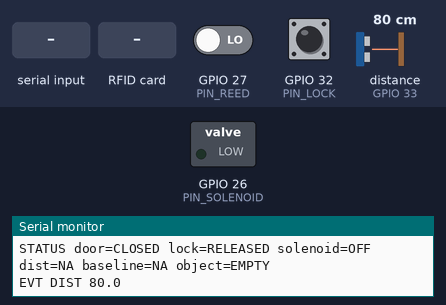
A sketch run on a simulated ESP32. Shown: switched loads named in the sketch (green lamp = pin HIGH), the last lines printed to the serial monitor. Wiring (inferred from the names in the program): ultrasonic range finder: trigger GPIO 25; echo GPIO 33. The inputs (shaded band) are chosen by the test bench; at power-on: GPIO 27 (PIN_REED) LOW, GPIO 32 (PIN_LOCK) HIGH, distance to the obstacle (sensor on GPIO 33) 80 cm. The echo pulse lasts 58.3 µs per cm; pins used as bus, display or sensor lines are not drawn.

Above: at 1.3 s.
1.4 s: "UNLOCK\n" received over Serial
At 2.7 s:
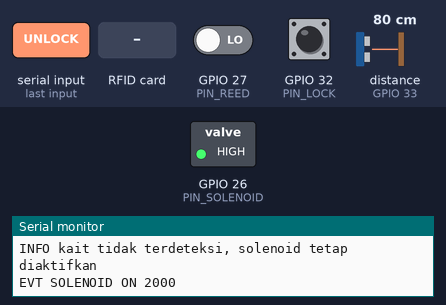
4.4 s: GPIO 27 (PIN_REED) driven HIGH
5.9 s: GPIO 32 (PIN_LOCK) pulled LOW for 0.15 s
7.6 s: RFID card 5E 7A 19 C4 held to the reader
9.1 s: GPIO 32 (PIN_LOCK) pulled LOW for 1 s
11.7 s: "STATUS\n" received over Serial
Timing chart, 0 to 14.2 s (numbered marks = the images above; inputs shaded):
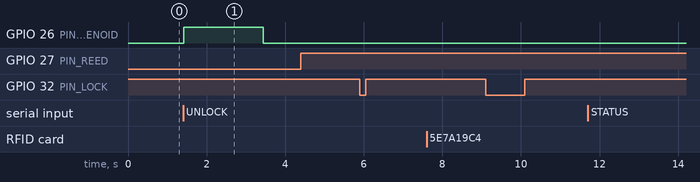

The sketch:

Smart_Loker.ino
```cpp
/*
  Smart Parcel Locker - Firmware ESP32 (gabungan)

  Modul : solenoid (via MOSFET), modul reed switch, ultrasonic HC-SR04,
          sensor kunci solenoid (kabel putih-hijau), RFID RC522
  Board : ESP32 Dev Module, Serial 115200

  Perintah dari laptop (akhiri dengan Enter):
    UNLOCK        -> buka solenoid (default 2000 ms)
    UNLOCK 2500   -> buka solenoid 2500 ms (dibatasi 500-3000 ms)
    LOCK          -> matikan solenoid sekarang
    STATUS        -> tampilkan status semua sensor
    CAL           -> simpan jarak sekarang sebagai "loker kosong"
    PING          -> dibalas PONG

  Event ke laptop (satu baris, diawali "EVT"):
    EVT DOOR CLOSED | EVT DOOR OPEN
    EVT LOCK LOCKED | EVT LOCK RELEASED
    EVT DIST <cm>
    EVT OBJECT PRESENT | EVT OBJECT EMPTY
    EVT RFID <UID>
    EVT SOLENOID ON <ms> | EVT SOLENOID OFF
    EVT ALERT DOOR_FORCED
*/

#include <SPI.h>
#include <MFRC522.h>

// ===================== PIN =====================
const uint8_t PIN_SOLENOID = 26;   // gate MOSFET (lewat resistor 220 ohm)
const uint8_t PIN_REED     = 27;   // DO modul reed switch
const uint8_t PIN_LOCK     = 32;   // kabel putih solenoid (hijau ke GND)
const uint8_t PIN_TRIG     = 25;   // HC-SR04 Trig
const uint8_t PIN_ECHO     = 33;   // HC-SR04 Echo (lewat pembagi tegangan)
const uint8_t PIN_RFID_SS  = 5;
const uint8_t PIN_RFID_RST = 22;
const uint8_t PIN_SCK      = 18;
const uint8_t PIN_MISO     = 19;
const uint8_t PIN_MOSI     = 23;

// ===================== KONFIGURASI =====================
// Sesuaikan setelah tes: level pin saat kondisi tersebut terjadi
const int REED_CLOSED_LEVEL = LOW;    // level DO saat pintu tertutup (magnet dekat)
const int LOCK_LOCKED_LEVEL = LOW;    // level putih-hijau saat kait terkunci

const unsigned long SOLENOID_DEFAULT_MS = 2000;
const unsigned long SOLENOID_MIN_MS     = 500;
const unsigned long SOLENOID_MAX_MS     = 3000;   // batas aman, jangan dinaikkan
const unsigned long DOOR_GRACE_MS       = 3000;   // pintu boleh terbuka sesaat setelah unlock

const unsigned long DEBOUNCE_MS         = 50;
const unsigned long DIST_INTERVAL_MS    = 500;
const float DIST_REPORT_DELTA_CM        = 2.0;    // lapor jika jarak berubah >= ini
const float OBJECT_MARGIN_CM            = 3.0;    // dianggap ada benda jika lebih dekat dari baseline - margin
const unsigned long RFID_REPEAT_MS      = 1500;   // cegah baca kartu yang sama berulang

// ===================== DEBOUNCE =====================
struct Debounced {
  uint8_t pin;
  int stable;
  int lastRaw;
  unsigned long t;

  void begin(uint8_t p, uint8_t mode) {
    pin = p;
    pinMode(p, mode);
    lastRaw = digitalRead(p);
    stable = lastRaw;
    t = millis();
  }
  // true jika nilai stabil berubah
  bool update() {
    int raw = digitalRead(pin);
    if (raw != lastRaw) {
      lastRaw = raw;
      t = millis();
    }
    if (raw != stable && millis() - t >= DEBOUNCE_MS) {
      stable = raw;
      return true;
    }
    return false;
  }
};

Debounced reed;
Debounced lockSense;

// ===================== STATE =====================
MFRC522 rfid(PIN_RFID_SS, PIN_RFID_RST);

bool solenoidOn = false;
unsigned long solenoidOffAt = 0;
unsigned long lastUnlockEnd = 0;
bool everUnlocked = false;

float lastDist = -1;
float lastReportedDist = -1;
float baselineCm = -1;
bool objectPresent = false;
unsigned long lastDistAt = 0;

String lastUid = "";
unsigned long lastUidAt = 0;

String cmdBuf = "";

// ===================== HELPER =====================
bool doorClosed()  { return reed.stable == REED_CLOSED_LEVEL; }
bool lockLocked()  { return lockSense.stable == LOCK_LOCKED_LEVEL; }

void solenoidOpen(unsigned long ms) {
  if (ms < SOLENOID_MIN_MS) ms = SOLENOID_MIN_MS;
  if (ms > SOLENOID_MAX_MS) ms = SOLENOID_MAX_MS;
  digitalWrite(PIN_SOLENOID, HIGH);
  solenoidOn = true;
  solenoidOffAt = millis() + ms;
  everUnlocked = true;
  Serial.print("EVT SOLENOID ON ");
  Serial.println(ms);
}

void solenoidClose() {
  digitalWrite(PIN_SOLENOID, LOW);
  if (solenoidOn) {
    solenoidOn = false;
    lastUnlockEnd = millis();
    Serial.println("EVT SOLENOID OFF");
  }
}

// ===================== ULTRASONIC =====================
float readDistanceOnce() {
  digitalWrite(PIN_TRIG, LOW);
  delayMicroseconds(2);
  digitalWrite(PIN_TRIG, HIGH);
  delayMicroseconds(10);
  digitalWrite(PIN_TRIG, LOW);
  unsigned long d = pulseIn(PIN_ECHO, HIGH, 25000);   // timeout 25 ms (~4 m)
  if (d == 0) return -1;
  return d * 0.0343f / 2.0f;
}

// median dari 3 pembacaan; -1 jika tidak ada pantulan
float readDistance() {
  float v[3];
  int n = 0;
  for (int i = 0; i < 3; i++) {
    float d = readDistanceOnce();
    if (d > 0) v[n++] = d;
    delay(20);
  }
  if (n == 0) return -1;
  for (int i = 0; i < n - 1; i++)
    for (int j = i + 1; j < n; j++)
      if (v[j] < v[i]) { float t = v[i]; v[i] = v[j]; v[j] = t; }
  return v[n / 2];
}

void updateObjectState(float d) {
  if (baselineCm < 0 || d < 0) return;
  bool now = objectPresent;
  if (!objectPresent && d < baselineCm - OBJECT_MARGIN_CM) now = true;
  else if (objectPresent && d > baselineCm - OBJECT_MARGIN_CM / 2) now = false;
  if (now != objectPresent) {
    objectPresent = now;
    Serial.println(objectPresent ? "EVT OBJECT PRESENT" : "EVT OBJECT EMPTY");
  }
}

void handleDistance() {
  if (millis() - lastDistAt < DIST_INTERVAL_MS) return;
  lastDistAt = millis();
  float d = readDistance();
  lastDist = d;
  updateObjectState(d);
  if (d > 0 && (lastReportedDist < 0 || fabs(d - lastReportedDist) >= DIST_REPORT_DELTA_CM)) {
    lastReportedDist = d;
    Serial.print("EVT DIST ");
    Serial.println(d, 1);
  }
}

// ===================== RFID =====================
void handleRFID() {
  if (!rfid.PICC_IsNewCardPresent()) return;
  if (!rfid.PICC_ReadCardSerial()) return;

  String uid = "";
  for (byte i = 0; i < rfid.uid.size; i++) {
    if (rfid.uid.uidByte[i] < 0x10) uid += "0";
    uid += String(rfid.uid.uidByte[i], HEX);
  }
  uid.toUpperCase();

  if (uid != lastUid || millis() - lastUidAt > RFID_REPEAT_MS) {
    Serial.print("EVT RFID ");
    Serial.println(uid);
  }
  lastUid = uid;
  lastUidAt = millis();

  rfid.PICC_HaltA();
  rfid.PCD_StopCrypto1();
}

// ===================== PERINTAH SERIAL =====================
void printStatus() {
  Serial.print("STATUS door=");
  Serial.print(doorClosed() ? "CLOSED" : "OPEN");
  Serial.print(" lock=");
  Serial.print(lockLocked() ? "LOCKED" : "RELEASED");
  Serial.print(" solenoid=");
  Serial.print(solenoidOn ? "ON" : "OFF");
  Serial.print(" dist=");
  if (lastDist > 0) Serial.print(lastDist, 1); else Serial.print("NA");
  Serial.print(" baseline=");
  if (baselineCm > 0) Serial.print(baselineCm, 1); else Serial.print("NA");
  Serial.print(" object=");
  Serial.println(objectPresent ? "PRESENT" : "EMPTY");
}

void handleCommand(String cmd) {
  cmd.trim();
  cmd.toUpperCase();
  if (cmd.length() == 0) return;

  if (cmd.startsWith("UNLOCK")) {
    unsigned long ms = SOLENOID_DEFAULT_MS;
    if (cmd.length() > 6) {
      long v = cmd.substring(6).toInt();
      if (v > 0) ms = (unsigned long)v;
    }
    if (!lockLocked()) {
      Serial.println("INFO kait tidak terdeteksi, solenoid tetap diaktifkan");
    }
    solenoidOpen(ms);
  } else if (cmd == "LOCK") {
    solenoidClose();
  } else if (cmd == "STATUS") {
    printStatus();
  } else if (cmd == "CAL") {
    float d = readDistance();
    if (d > 0) {
      baselineCm = d;
      objectPresent = false;
      Serial.print("OK CAL baseline=");
      Serial.println(baselineCm, 1);
    } else {
      Serial.println("ERR CAL tidak ada pantulan");
    }
  } else if (cmd == "PING") {
    Serial.println("PONG");
  } else {
    Serial.print("ERR perintah tidak dikenal: ");
    Serial.println(cmd);
  }
}

void handleSerial() {
  while (Serial.available()) {
    char c = Serial.read();
    if (c == '\n' || c == '\r') {
      if (cmdBuf.length() > 0) {
        handleCommand(cmdBuf);
        cmdBuf = "";
      }
    } else if (cmdBuf.length() < 40) {
      cmdBuf += c;
    }
  }
}

// ===================== SENSOR DISKRET =====================
void handleDiscreteSensors() {
  if (reed.update()) {
    Serial.println(doorClosed() ? "EVT DOOR CLOSED" : "EVT DOOR OPEN");
    // pintu terbuka tanpa perintah sah
    if (!doorClosed() && !solenoidOn &&
        (!everUnlocked || millis() - lastUnlockEnd > DOOR_GRACE_MS)) {
      Serial.println("EVT ALERT DOOR_FORCED");
    }
  }
  if (lockSense.update()) {
    Serial.println(lockLocked() ? "EVT LOCK LOCKED" : "EVT LOCK RELEASED");
    // kait lepas tanpa perintah sah (dibuka paksa)
    if (!lockLocked() && !solenoidOn &&
        (!everUnlocked || millis() - lastUnlockEnd > DOOR_GRACE_MS)) {
      Serial.println("EVT ALERT LOCK_FORCED");
    }
  }
}

// ===================== SETUP & LOOP =====================
void setup() {
  Serial.begin(115200);

  pinMode(PIN_SOLENOID, OUTPUT);
  digitalWrite(PIN_SOLENOID, LOW);        // pastikan terkunci saat boot

  pinMode(PIN_TRIG, OUTPUT);
  digitalWrite(PIN_TRIG, LOW);
  pinMode(PIN_ECHO, INPUT);

  reed.begin(PIN_REED, INPUT);            // modul reed punya penguat sendiri
  lockSense.begin(PIN_LOCK, INPUT_PULLUP);

  SPI.begin(PIN_SCK, PIN_MISO, PIN_MOSI, PIN_RFID_SS);
  rfid.PCD_Init();
  delay(50);
  byte ver = rfid.PCD_ReadRegister(MFRC522::VersionReg);
  Serial.print("RFID versi: 0x");
  Serial.println(ver, HEX);
  if (ver == 0x00 || ver == 0xFF) {
    Serial.println("PERINGATAN: RC522 tidak terdeteksi, cek kabel SPI dan daya 3V3");
  }

  Serial.println("Locker siap. Perintah: UNLOCK [ms], LOCK, STATUS, CAL, PING");
  printStatus();
}

void loop() {
  handleSerial();

  // auto-lock: matikan solenoid saat batas waktu habis
  if (solenoidOn && (long)(millis() - solenoidOffAt) >= 0) {
    solenoidClose();
  }

  handleDiscreteSensors();
  handleRFID();
  handleDistance();
}
```

Measured:
- after the input at 1.4 s, GPIO 26 (PIN_SOLENOID): LOW → HIGH at once, → LOW 2.0 s later
